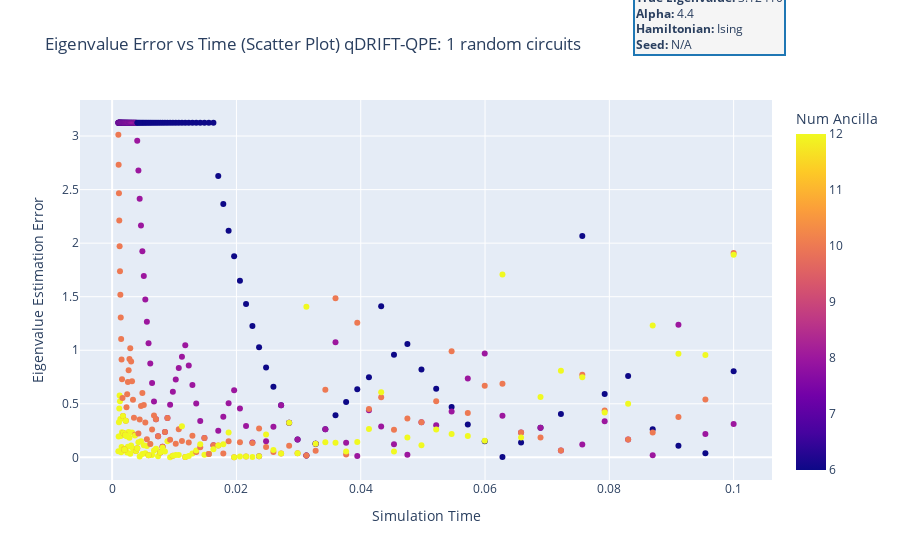

Source (notebook cell):
### Markdown cell above
# New experiments:
let $s$ be the number of times a given quantum circuit is executed. Let 
- instead of generating one random QPE circuit, and measuring it $s$ times, 
  we generate $s$ random QPE circuits, and measure each of them once. Test $s=1024$.
  - Also perfrorm every other test with the usual $s=1$.
- Test simpler Hamiltoninan $Z \otimes Z$
- change the distance between times from linear to logarithmic
- test two different time ranges: $[0, 1]$ and $[0, 0.1]$

### Code cell
qdrift_qpe_df_other_parameters = pd.read_csv("qdrift_ising_model_sweep_data_all_2025-06-05.csv")
expected_eigenvalue = 3.1240998703626572
for group in qdrift_qpe_df_other_parameters.groupby("Num Random Circuits"):
    num_random_circuits, group_df = group
    title_suffix = f"qDRIFT-QPE: {num_random_circuits} random circuits"
    smallest_error = group_df["Eigenvalue Error"].min()
    mean_error = group_df["Eigenvalue Error"].mean()
    stdev_error = group_df["Eigenvalue Error"].std()
    print(f"Num Random Circuits: {num_random_circuits}, Smallest Error: {smallest_error}, Mean Error: {mean_error}, Std Dev Error: {stdev_error}")
    plot_error_vs_time(group_df, title_suffix, expected_eigenvalue)

### Figure 1 — Plotly figure (JSON) as saved in the notebook; plotly's stock layout.template omitted (floating-point values rounded to 4 significant figures; data arrays with more than 128 entries replaced by an {"elided": "..."} marker saying what was removed)
{"data": [{"hovertemplate": "Time=%{x}<br>Error=%{y}<br>Num Ancilla=%{marker.color}<extra></extra>", "legendgroup": "", "marker": {"color": {"elided": "402 int values"}, "coloraxis": "coloraxis", "symbol": "circle"}, "mode": "markers", "name": "", "orientation": "v", "showlegend": false, "type": "scatter", "x": {"elided": "402 float values"}, "xaxis": "x", "y": {"elided": "402 float values"}, "yaxis": "y"}], "layout": {"annotations": [{"align": "left", "bgcolor": "#f5f5f5", "bordercolor": "#1f77b4", "borderwidth": 2, "font": {"size": 12}, "showarrow": false, "text": "<b>True Eigenvalue:</b> 3.12410<br><b>Alpha:</b> 4.4<br><b>Hamiltonian:</b> Ising<br><b>Seed:</b> N/A", "x": 1.02, "xref": "paper", "y": 1.3, "yref": "paper"}], "coloraxis": {"colorbar": {"title": {"text": "Num Ancilla"}}, "colorscale": [[0, "#0d0887"], [0.1111, "#46039f"], [0.2222, "#7201a8"], [0.3333, "#9c179e"], [0.4444, "#bd3786"], [0.5556, "#d8576b"], [0.6667, "#ed7953"], [0.7778, "#fb9f3a"], [0.8889, "#fdca26"], [1, "#f0f921"]]}, "legend": {"title": {"text": "Number of Ancilla Qubits"}, "tracegroupgap": 0}, "margin": {"r": 120}, "title": {"text": "Eigenvalue Error vs Time (Scatter Plot) qDRIFT-QPE: 1 random circuits"}, "xaxis": {"anchor": "y", "domain": [0, 1], "title": {"text": "Simulation Time"}}, "yaxis": {"anchor": "x", "domain": [0, 1], "title": {"text": "Eigenvalue Estimation Error"}}}}
